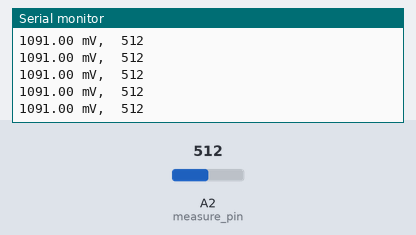
The sketch below on a simulated Arduino Uno, built with avr-gcc and run on an emulated ATmega328P. Shown: the last lines printed to the serial monitor. The inputs (shaded band) are chosen by the test bench; at power-on: A2 (measure_pin) = 512.

Above: at 1.2 s.
1.3 s: A2 (measure_pin) set to 983
At 2.0 s:
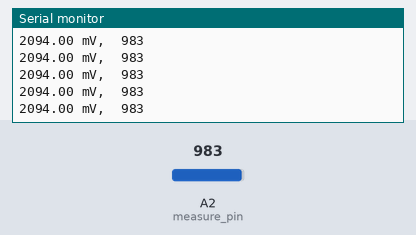
4.3 s: A2 (measure_pin) set to 1013
At 5.3 s:
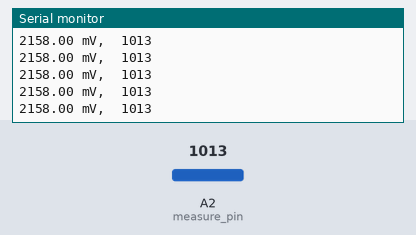
Timing chart, 0 to 7.3 s (numbered marks = the images above; inputs shaded):
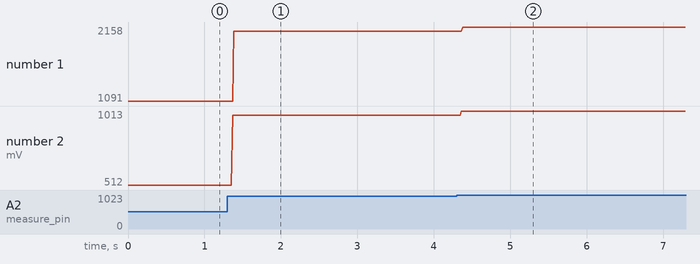

Measured:
- after the input at 1.3 s, the serial monitor: prints a new line after 0.07 s (image 1)
- after the input at 4.3 s, the serial monitor: prints a new line after 0.06 s (image 2)
- plotted number 1: 1091 → 2094 after the input at 1.3 s, 2094 → 2158 after the input at 4.3 s
- plotted number 2: 512 → 983 after the input at 1.3 s, 983 → 1013 after the input at 4.3 s

The sketch:

measure_voltage.ino
```cpp
int measure_pin = A2;
float voltage;
void setup() {
  pinMode(measure_pin, INPUT);
  Serial.begin(9600);

}

void loop() {
  voltage = map(analogRead(measure_pin), 0, 1023, 0, 2180);
  Serial.print(voltage);
  Serial.print(" mV,  ");
  Serial.println(analogRead(measure_pin));


}
```
